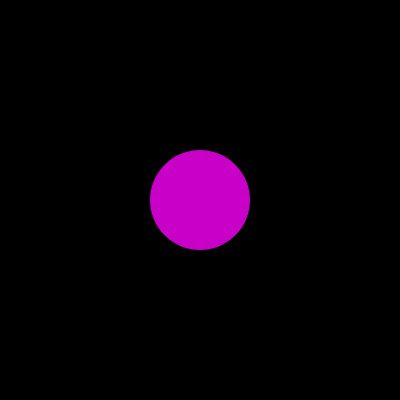
Frame 1 (no input)
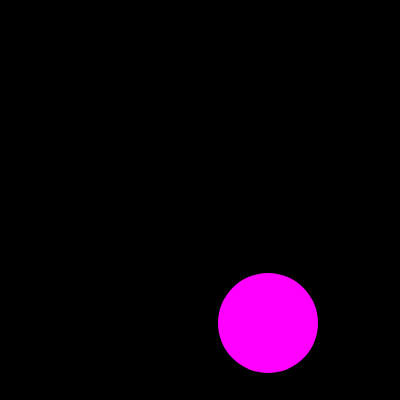
Frame 60 (no input)
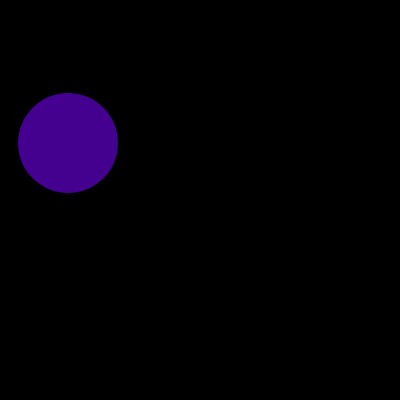
Frame 120 (the mouse pressed at the canvas centre since frame 60)

The p5.js sketch that drew these frames (run headless with seeded random() and noise() and a simulated clock; from frame 60 on, the mouse is pressed at the canvas centre):

// p5.js sketch
// ── sketch.js
var bb = {
  x: 200,
  y: 200,
  xspeed: 4,
  yspeed: 3,
  radius: 50,
  fill: (0, 10), //fill alpha no effect
};

function setup() {
  createCanvas(400, 400);
  noStroke();
  // frameRate(20);
}

function draw() {
  //map(value, start1, stop1, start2, stop2, [withinBounds])

  background(0);
  fill(bb.x, 0, bb.y);
  circle(bb.x, bb.y, bb.radius * 2);
 
  moveIt();
  cornerBounce();
}

/******** functions ***********************/

function cornerBounce() 
// inverts x and y speed at corners
{
  if (bb.x >= width - bb.radius || bb.x <= bb.radius) {
    bb.xspeed = -bb.xspeed;
  }
  if (bb.y >= height - bb.radius || bb.y - bb.radius <= 0) {
    bb.yspeed = -bb.yspeed;
  }
}

function moveIt() 
// moves the ball in x,y
{
  bb.x = bb.x + bb.xspeed;
  bb.y = bb.y + bb.yspeed;
}
